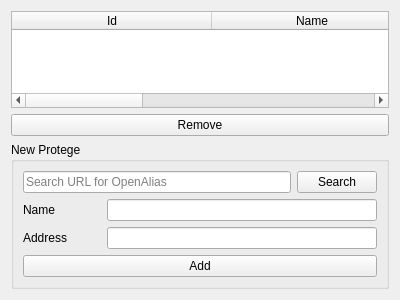
<?xml version="1.0" encoding="UTF-8"?>
<ui version="4.0">
 <class>ProtegesTab</class>
 <widget class="QWidget" name="ProtegesTab">
  <property name="geometry">
   <rect>
    <x>0</x>
    <y>0</y>
    <width>400</width>
    <height>300</height>
   </rect>
  </property>
  <property name="windowTitle">
   <string>Form</string>
  </property>
  <layout class="QVBoxLayout" name="verticalLayout">
   <item>
    <widget class="QTableWidget" name="tableWidget">
     <property name="editTriggers">
      <set>QAbstractItemView::NoEditTriggers</set>
     </property>
     <property name="selectionMode">
      <enum>QAbstractItemView::SingleSelection</enum>
     </property>
     <property name="selectionBehavior">
      <enum>QAbstractItemView::SelectRows</enum>
     </property>
     <attribute name="horizontalHeaderDefaultSectionSize">
      <number>200</number>
     </attribute>
     <attribute name="horizontalHeaderStretchLastSection">
      <bool>true</bool>
     </attribute>
     <attribute name="verticalHeaderVisible">
      <bool>false</bool>
     </attribute>
     <column>
      <property name="text">
       <string>Id</string>
      </property>
     </column>
     <column>
      <property name="text">
       <string>Name</string>
      </property>
     </column>
     <column>
      <property name="text">
       <string>Address</string>
      </property>
     </column>
    </widget>
   </item>
   <item>
    <widget class="QPushButton" name="removeButton">
     <property name="text">
      <string>Remove</string>
     </property>
    </widget>
   </item>
   <item>
    <widget class="QGroupBox" name="groupBox">
     <property name="title">
      <string>New Protege</string>
     </property>
     <layout class="QVBoxLayout" name="verticalLayout_2">
      <item>
       <layout class="QHBoxLayout" name="horizontalLayout">
        <item>
         <widget class="QLineEdit" name="searchUrlLineEdit">
          <property name="placeholderText">
           <string>Search URL for OpenAlias</string>
          </property>
         </widget>
        </item>
        <item>
         <widget class="QPushButton" name="searchUrlButton">
          <property name="text">
           <string>Search</string>
          </property>
         </widget>
        </item>
       </layout>
      </item>
      <item>
       <layout class="QFormLayout" name="formLayout">
        <property name="horizontalSpacing">
         <number>40</number>
        </property>
        <item row="0" column="0">
         <widget class="QLabel" name="nameLabel">
          <property name="text">
           <string>Name</string>
          </property>
         </widget>
        </item>
        <item row="0" column="1">
         <widget class="QLineEdit" name="nameLineEdit"/>
        </item>
        <item row="1" column="0">
         <widget class="QLabel" name="addressLabel">
          <property name="text">
           <string>Address</string>
          </property>
         </widget>
        </item>
        <item row="1" column="1">
         <widget class="QLineEdit" name="addressLineEdit"/>
        </item>
       </layout>
      </item>
      <item>
       <widget class="QPushButton" name="addButton">
        <property name="text">
         <string>Add</string>
        </property>
       </widget>
      </item>
     </layout>
    </widget>
   </item>
  </layout>
 </widget>
 <resources/>
 <connections/>
</ui>
